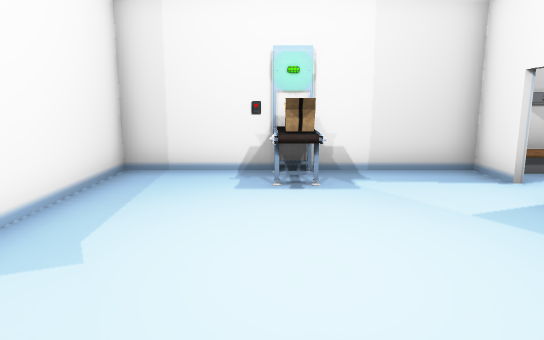
view 1 (above)

14 first-person views from a walk through a scene from a Unity 3-D project. The camera is 1.5 m above the floor, tilts 10° down and sees 70° across. The floor is counted in squares, 1 m on a side. Each view is taken from the middle of a square. On the plan, view 1 faces up. The plan holds only what a view shows up to about 17 squares ahead; the rest is blank. Door leaves are left out, so doorways stand open.

view 2
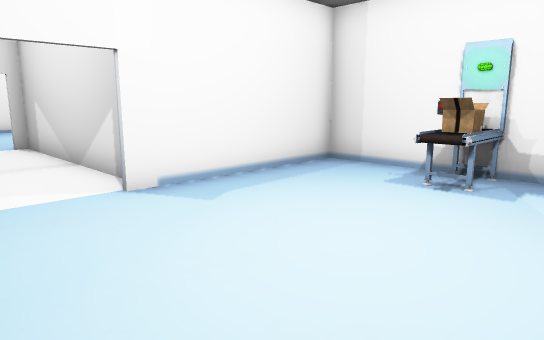

view 3
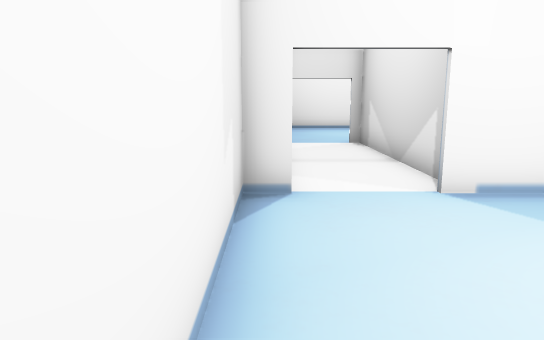

view 4
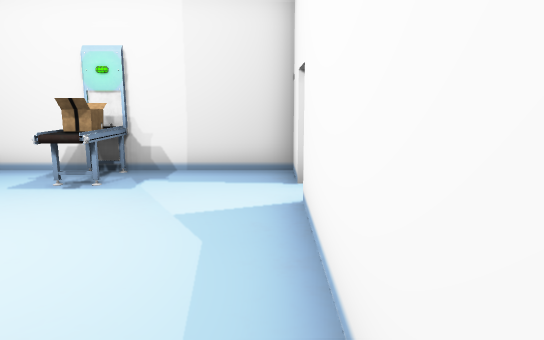

view 5
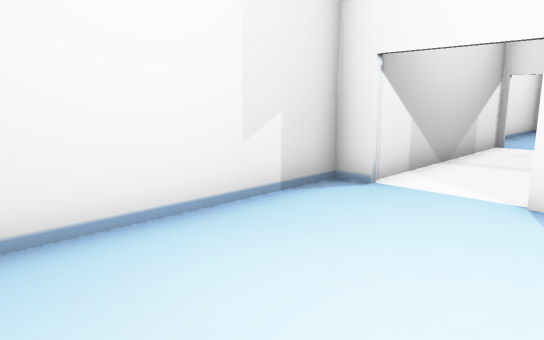

view 6
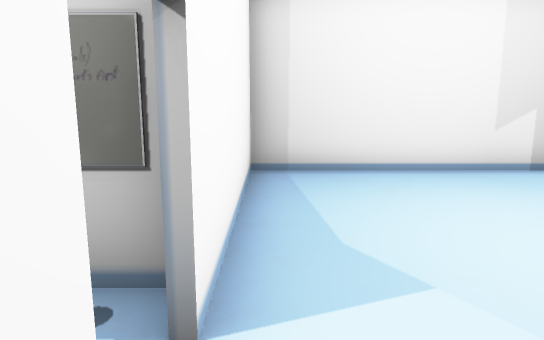

view 7
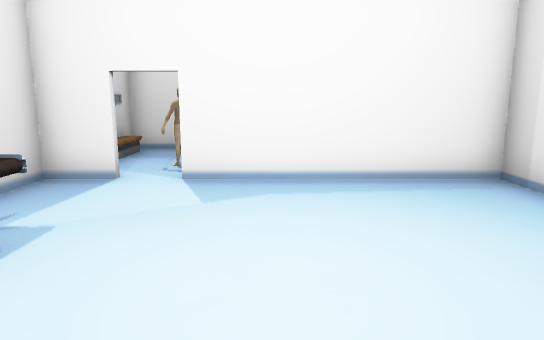

view 8
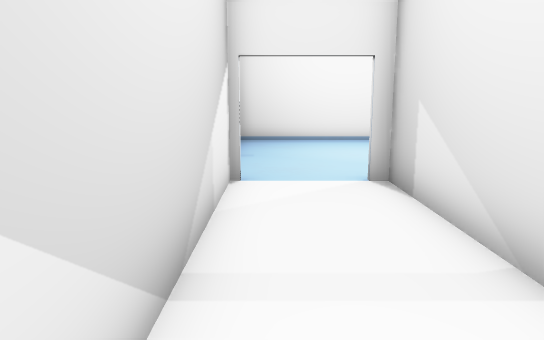

view 9
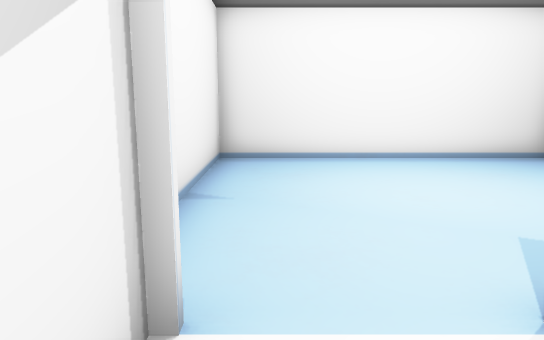

view 10
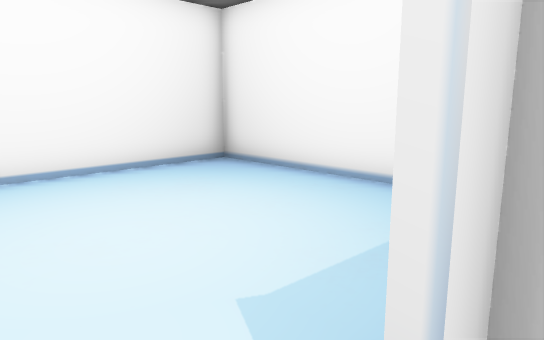

view 11
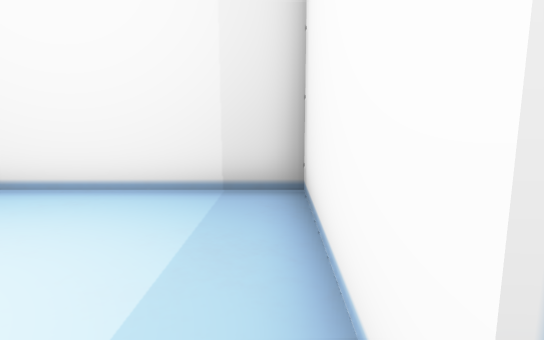

view 12
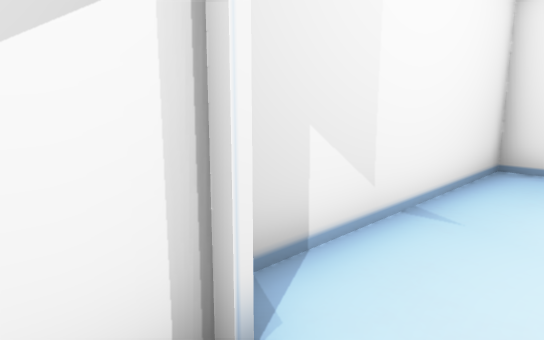

view 13
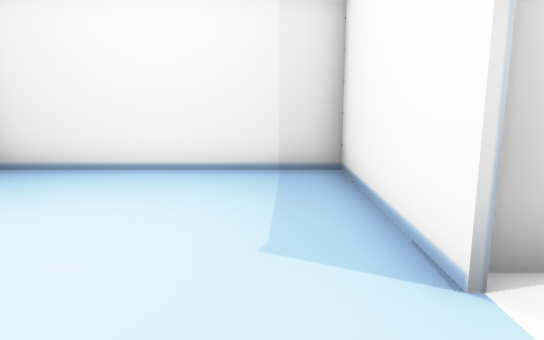

view 14
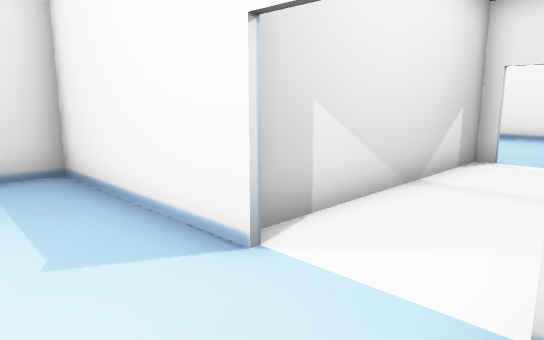

### Floor plan
Points are (right, up) in squares from view 1. A wall is a line through its corners. A room is listed if a view was taken in it or the views show most of it. See-through windows are left out.
Room 1 (views 1, 2, 3, 4, 5, 6, 7, 8, 9, 10, 11, 12)
walls: (-3.4, 3.2) (-11.3, 3.2); (4.5, 7) (4.5, 8.5) (-3.3, 8.5) (-3.3, 2.8); (-11.4, 0.2) (-3.3, 0.2) (-3.3, -0.5) (4.5, -0.5) (4.5, 5.9)
ways out: opening at (-11.5, 1.5) to room 2; open door at (5, 6.5)
objects: other object (0, 7) to (1, 8); other object (5, 5)
Room 2 (views 13, 14)
walls: (-11.4, 2.8) (-11.4, 8.5) (-19.4, 8.5) (-19.4, -0.5) (-12.1, -0.5)
ways out: opening at (-11.5, 1.5) to room 1

Where each view was taken, in squares from view 1:
view 1: 0 up, 0 right, facing up
view 2: 0 up, 3 right, facing up-left
view 3: 0 up, 3 right, facing left
view 4: 0 up, 4 right, facing up
view 5: 4 up, 3 right, facing down-left
view 6: 8 up, 4 right, facing down
view 7: 4 up, 3 left, facing right
view 8: 1 up, 4 left, facing left
view 9: 1 up, 9 left, facing left
view 10: 2 up, 11 left, facing up-left
view 11: 2 up, 12 left, facing up
view 12: 2 up, 10 left, facing down-left
view 13: 0 up, 13 left, facing up
view 14: 0 up, 14 left, facing up-right
